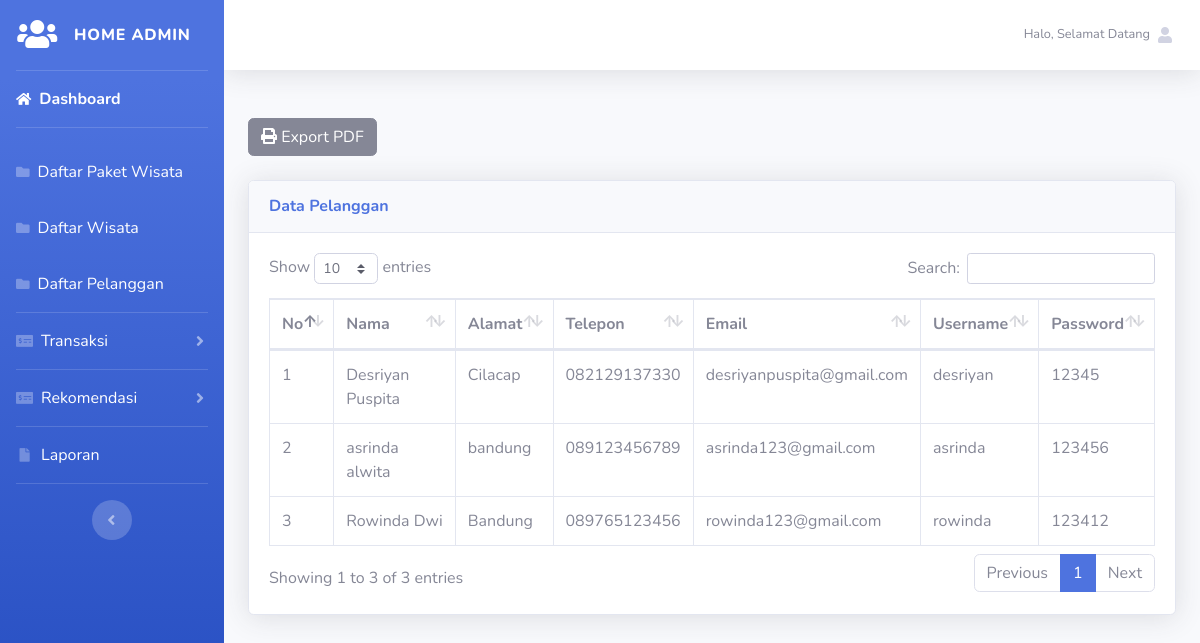
/admin/index.php?page=pelanggan (signed in), run on the app's committed database.
### tables this page shows
CREATE TABLE `tb_pelanggan` (
  `id_pelanggan` int(11) NOT NULL,
  `nama` varchar(50) DEFAULT NULL,
  `alamat` varchar(50) DEFAULT NULL,
  `telepon` varchar(13) DEFAULT NULL,
  `email` varchar(30) DEFAULT NULL,
  `username` varchar(20) DEFAULT NULL,
  `password` varchar(20) DEFAULT NULL
);

### admin/pelanggan.php (the view)
<a href="cetakpelanggan.php" class="btn btn-secondary" target="_blank"><i class="fas fa-print"></i>  Export PDF</a><br><br>
<div class="card shadow mb-4">
    <div class="card-header py-3">
        <h6 class="m-0 font-weight-bold text-primary">Data Pelanggan</h6>
    </div>
	<div class="card-body">
		<div class="table-responsive">
			<table class="table table-bordered" id="dataTable" width="100%" cellspacing="0">
				<thead>
					<tr>
						<th>No</th>
						<th>Nama</th>
						<th>Alamat</th>
						<th>Telepon</th>
						<th>Email</th>
						<th>Username</th>
						<th>Password</th>
					</tr>
				</thead>
				<tbody>
					<?php $nomor=1; ?>
					<?php $ambil=$koneksi->query("SELECT * FROM tb_pelanggan"); ?>
					<?php while($pecah = $ambil->fetch_assoc()){ ?>
					<tr>
						<td><?php echo $nomor; ?></td>
						<td><?php echo $pecah['nama']; ?></td>
						<td><?php echo $pecah['alamat']; ?></td>
						<td><?php echo $pecah['telepon']; ?></td>
						<td><?php echo $pecah['email']; ?></td>
						<td><?php echo $pecah['username']; ?></td>
						<td><?php echo $pecah['password']; ?></td>
					</tr>
						<?php $nomor++; ?>
						<?php }?>
				</tbody>
			</table>
		</div>
	</div>
</div>

### data on the page
tb_pelanggan: nama "Desriyan Puspita", alamat "Cilacap", telepon "082129137330", email "desriyanpuspita@gmail.com", username "desriyan", password "12345"
tb_pelanggan: nama "asrinda alwita", alamat "bandung", telepon "089123456789", email "asrinda123@gmail.com", username "asrinda", password "123456"
tb_pelanggan: nama "Rowinda Dwi", alamat "Bandung", telepon "089765123456", email "rowinda123@gmail.com", username "rowinda", password "123412"
